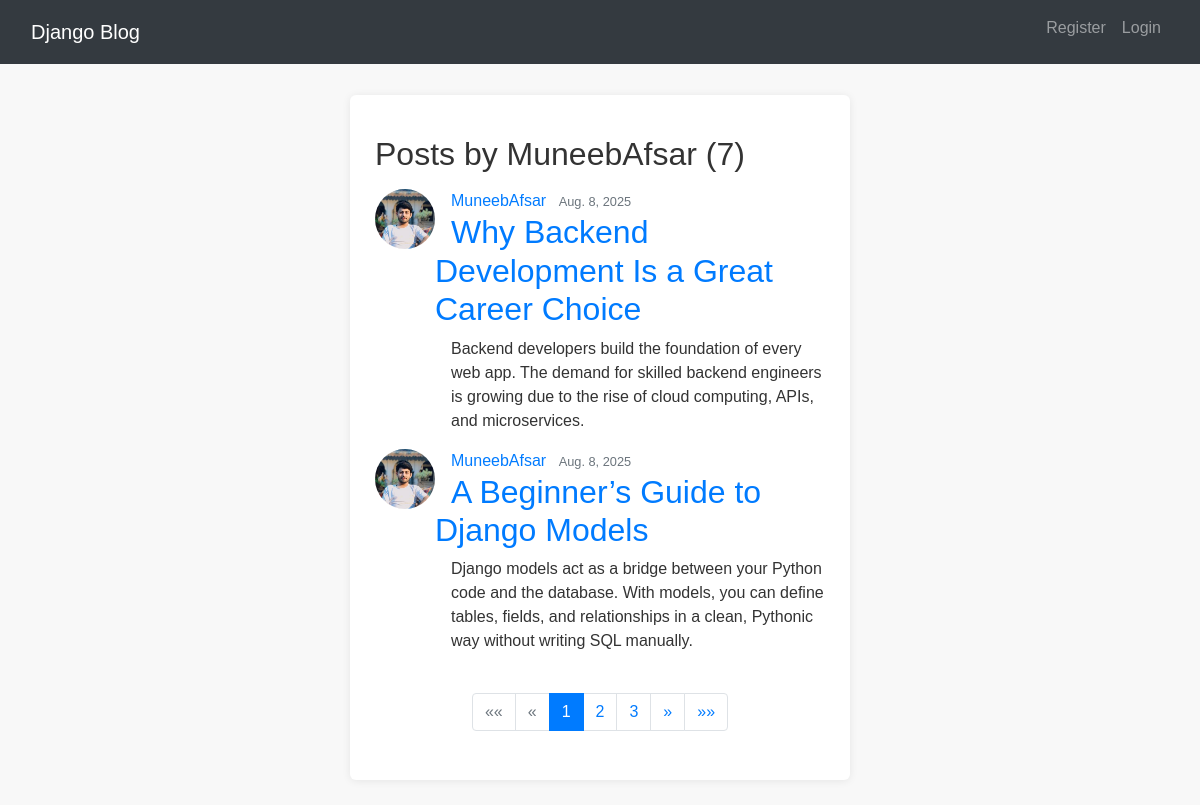
/user/MuneebAfsar, run on the app's committed database.
### blog/models.py (models this page shows, shortened)
class post(models.Model):
    title = models.CharField(max_length=200)
    content = models.TextField()
    date_posted = models.DateField(default = timezone.now)
    auther = models.ForeignKey(User, on_delete=models.CASCADE)

### users/models.py (models this page shows, shortened)
class Profile(models.Model):
    user = models.OneToOneField(User,on_delete=models.CASCADE)
    image = models.ImageField(upload_to='profile_pics', default='default.jpg')

### blog/views.py (the view)
# urls.py: path("user/<str:username>",UserPostListView.as_view(), name = "user-posts"),
class UserPostListView(ListView):
    model = post
    template_name = 'blog/user_posts.html'
    context_object_name = 'posts'
    paginate_by = 2
    def get_queryset(self):
        user = get_object_or_404(User, username=self.kwargs.get('username'))
        return post.objects.filter(auther = user).order_by('-date_posted')

### blog/templates/blog/user_posts.html (shortened to what this page needs)
{% extends "blog/base.html" %}
{% block content %}
    <h2 class="mb-3"> Posts by {{ view.kwargs.username}} ({{ page_obj.paginator.count}})</h2>
     {% for post in posts %}
        <article class="media content-section">
            <img class="rounded-circle article-img" style="width: 60px; height: 60px; object-fit: cover;" src="{{ post.auther.profile.image.url }}">
            <div class="media-body">
                <div class="article-metadata">
                    <a class="mr-2 ms-3" href="{% url 'user-posts' post.auther.username %}">{{ post.auther }}</a>
                    <small class="text-muted">{{ post.date_posted }}</small>
                </div>
                <h2><a class="article-title ms-3" href="{% url 'post-detail' post.id %}"> {{ post.title }} </a></h2>
                <p class="article-content ms-3">{{ post.content }}</p>
            </div>
        </article>
    {% endfor %}
    {% if is_paginated %}
    <nav aria-label="Page navigation" class="my-4">
        <ul class="pagination justify-content-center">
            {% if page_obj.has_previous %}
                <li class="page-item">
                    <a class="page-link" href="?page=1" aria-label="First">
                        <span aria-hidden="true">&laquo;&laquo;</span>
                    </a>
                </li>
                <li class="page-item">
                    <a class="page-link" href="?page={{ page_obj.previous_page_number }}" aria-label="Previous">
                        <span aria-hidden="true">&laquo;</span>
                    </a>
                </li>
            {% else %}
                <li class="page-item disabled">
                    <span class="page-link">&laquo;&laquo;</span>
                </li>
                <li class="page-item disabled">
                    <span class="page-link">&laquo;</span>
                </li>
            {% endif %}
            {% for num in page_obj.paginator.page_range %}
                {% if page_obj.number == num %}
                    <li class="page-item active" aria-current="page">
                        <span class="page-link">{{ num }}</span>
                    </li>
                {% elif num > page_obj.number|add:"-3" and num < page_obj.number|add:"3" %}
                    <li class="page-item">
                        <a class="page-link" href="?page={{ num }}">{{ num }}</a>
                    </li>
                {% endif %}
            {% endfor %}
            {% if page_obj.has_next %}
                <li class="page-item">
                    <a class="page-link" href="?page={{ page_obj.next_page_number }}" aria-label="Next">
                        <span aria-hidden="true">&raquo;</span>
                    </a>
                </li>
                <li class="page-item">
                    <a class="page-link" href="?page={{ page_obj.paginator.num_pages }}" aria-label="Last">
                        <span aria-hidden="true">&raquo;&raquo;</span>
                    </a>
                </li>
            {% endif %}
        </ul>
    </nav>
{% endif %}
{% endblock content %}

### blog/static/blog/style.css (style rules this page uses)
body { font-family: 'Arial', sans-serif; line-height: 1.5; color: #333; background-color: #f8f8f8; margin: 0; padding: 15px; }

### data on the page
post: auther.profile.image (picture), auther "MuneebAfsar", date_posted "Aug. 8, 2025", title "Why Backend Development Is a Great Career Choice", content "Backend developers build the foundation of every web app. The demand for skilled backend engineers is growing due to the rise of cloud computing, APIs, and microservices."
post: auther.profile.image (picture), auther "MuneebAfsar", date_posted "Aug. 8, 2025", title "A Beginner’s Guide to Django Models", content "Django models act as a bridge between your Python code and the database. With models, you can define tables, fields, and relationships in a clean, Pythonic way without writing SQL manually."

### other printed values
{{ view.kwargs.username }} "MuneebAfsar"
{{ page_obj.paginator.count }} "7"
{{ num }} "1"
{{ num }} "2" "3"
